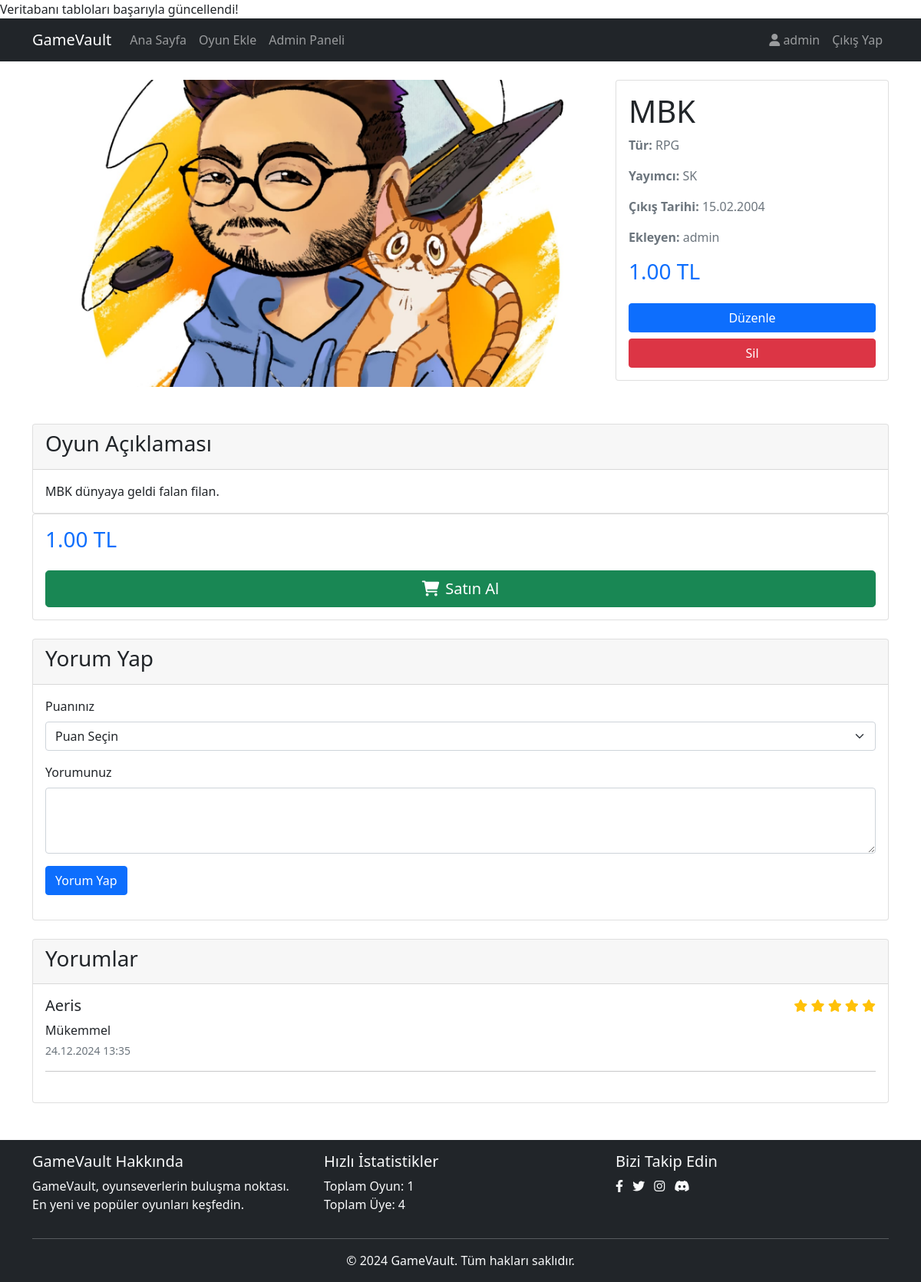
The page /game_details.php?id=1 (signed in) on the database its author committed.
### tables this page shows
CREATE TABLE "games" (
                id INTEGER PRIMARY KEY AUTOINCREMENT,
                name TEXT NOT NULL,
                genre TEXT NOT NULL,
                description TEXT,
                price REAL NOT NULL,
                image_url TEXT,
                publisher TEXT NOT NULL,
                release_date DATE,
                added_by INTEGER,
                FOREIGN KEY (added_by) REFERENCES users(id)
            );

CREATE TABLE users (
            id INTEGER PRIMARY KEY AUTOINCREMENT,
            username TEXT UNIQUE NOT NULL,
            email TEXT UNIQUE NOT NULL,
            password TEXT NOT NULL,
            is_admin INTEGER DEFAULT 0
        );

CREATE TABLE comments (
                id INTEGER PRIMARY KEY AUTOINCREMENT,
                game_id INTEGER NOT NULL,
                user_id INTEGER NOT NULL,
                comment TEXT NOT NULL,
                rating INTEGER CHECK(rating BETWEEN 1 AND 5),
                created_at DATETIME DEFAULT CURRENT_TIMESTAMP,
                FOREIGN KEY (game_id) REFERENCES games(id) ON DELETE CASCADE,
                FOREIGN KEY (user_id) REFERENCES users(id) ON DELETE CASCADE
            );

### game_details.php (the view, shortened to what this page needs)
<?php
$db = Database::getInstance()->getConnection();
$game = null;
$game_id = (int)$_GET['id'];
try {
    $stmt = $db->prepare("
        SELECT g.*, u.username as publisher_name
        FROM games g
        LEFT JOIN users u ON g.added_by = u.id
        WHERE g.id = ?
    ");
    $stmt->execute([$game_id]);
    $game = $stmt->fetch(PDO::FETCH_ASSOC);
} catch(PDOException $e) {
    $error = 'Oyun bilgileri yüklenirken bir hata oluştu.';
}
try {
    $stmt = $db->prepare("
        SELECT c.*, u.username
        FROM comments c
        JOIN users u ON c.user_id = u.id
        WHERE c.game_id = ?
        ORDER BY c.created_at DESC
    ");
    $stmt->execute([$game_id]);
    $comments = $stmt->fetchAll();
} catch(PDOException $e) {
    $error = 'Yorumlar yüklenirken bir hata oluştu.';
}
?>
<!DOCTYPE html>
<html lang="tr">
<head>
    <link href="https://cdn.jsdelivr.net/npm/bootstrap@5.1.3/dist/css/bootstrap.min.css" rel="stylesheet">
    <link href="https://cdnjs.cloudflare.com/ajax/libs/font-awesome/6.0.0/css/all.min.css" rel="stylesheet">
</head>
<body>
    <nav class="navbar navbar-expand-lg navbar-dark bg-dark">
        <div class="container">
            <a class="navbar-brand" href="index.php">GameVault</a>
            <div class="collapse navbar-collapse" id="navbarNav">
                <ul class="navbar-nav me-auto">
                    <li class="nav-item">
                        <a class="nav-link" href="index.php">Ana Sayfa</a>
                    </li>
                    <?php if (isset($_SESSION['is_admin']) && $_SESSION['is_admin'] == 1): ?>
                    <li class="nav-item">
                        <a class="nav-link" href="add_game.php">Oyun Ekle</a>
                    </li>
                    <li class="nav-item">
                        <a class="nav-link" href="admin_panel.php">Admin Paneli</a>
                    </li>
                    <?php endif; ?>
                </ul>
                <ul class="navbar-nav">
                    <li class="nav-item">
                        <a class="nav-link" href="profile.php">
                            <i class="fas fa-user"></i> <?php echo htmlspecialchars($_SESSION['username']); ?>
                        </a>
                    </li>
                    <li class="nav-item">
                        <a class="nav-link" href="logout.php">Çıkış Yap</a>
                    </li>
                </ul>
            </div>
        </div>
    </nav>
    <div class="container mt-4">
        <?php if ($game): ?>
        <div class="row">
            <div class="col-md-8">
                <?php if (!empty($game['image_url'])): ?>
                <img src="<?php echo htmlspecialchars($game['image_url']); ?>"
                     alt="<?php echo htmlspecialchars($game['name']); ?>"
                     class="game-image mb-4">
                <?php endif; ?>
            </div>
            <div class="col-md-4">
                <div class="card">
                    <div class="card-body">
                        <h1 class="card-title"><?php echo htmlspecialchars($game['name']); ?></h1>
                        <p class="text-muted">
                            <strong>Tür:</strong> <?php echo htmlspecialchars($game['genre']); ?>
                        </p>
                        <p class="text-muted">
                            <strong>Yayımcı:</strong> <?php echo htmlspecialchars($game['publisher']); ?>
                        </p>
                        <?php if ($game['release_date']): ?>
                        <p class="text-muted">
                            <strong>Çıkış Tarihi:</strong>
                            <?php echo date('d.m.Y', strtotime($game['release_date'])); ?>
                        </p>
                        <?php endif; ?>
                        <p class="text-muted">
                            <strong>Ekleyen:</strong>
                            <?php echo htmlspecialchars($game['publisher_name']); ?>
                        </p>
                        <h3 class="text-primary mb-4"><?php echo number_format($game['price'], 2); ?> TL</h3>
                        <?php if (isset($_SESSION['is_admin']) && $_SESSION['is_admin'] == 1): ?>
                        <div class="d-grid gap-2">
                            <a href="edit_game.php?id=<?php echo $game['id']; ?>"
                               class="btn btn-primary">Düzenle</a>
                            <a href="delete_game.php?id=<?php echo $game['id']; ?>"
                               class="btn btn-danger"
                               onclick="return confirm('Bu oyunu silmek istediğinizden emin misiniz?')">Sil</a>
                        </div>
                        <?php endif; ?>
                    </div>
                </div>
            </div>
        </div>
        <div class="row mt-4">
            <div class="col-12">
                <div class="card">
                    <div class="card-header">
                        <h3>Oyun Açıklaması</h3>
                    </div>
                    <div class="card-body">
                        <p class="card-text"><?php echo nl2br(htmlspecialchars($game['description'])); ?></p>
                    </div>
                </div>
            </div>
        </div>
        <div class="card mb-4">
            <div class="card-body">
                <h3 class="text-primary mb-4"><?php echo number_format($game['price'], 2); ?> TL</h3>
                <div class="d-grid gap-2">
                    <a href="https://store.steampowered.com/search/?term=<?php echo urlencode($game['name']); ?>"
                       target="_blank" class="btn btn-success btn-lg">
                        <i class="fas fa-shopping-cart me-2"></i>Satın Al
                    </a>
                </div>
            </div>
        </div>
        <div class="card mt-4">
            <div class="card-header">
                <h3>Yorum Yap</h3>
            </div>
            <div class="card-body">
                <form method="POST" action="">
                    <div class="mb-3">
                        <label for="rating" class="form-label">Puanınız</label>
                        <select class="form-select" id="rating" name="rating" required>
                            <option value="">Puan Seçin</option>
                        </select>
                    </div>
                    <div class="mb-3">
                        <label for="comment" class="form-label">Yorumunuz</label>
                        <textarea class="form-control" id="comment" name="comment" rows="3" required></textarea>
                    </div>
                    <button type="submit" class="btn btn-primary">Yorum Yap</button>
                </form>
            </div>
        </div>
        <div class="card mt-4">
            <div class="card-header">
                <h3>Yorumlar</h3>
            </div>
            <div class="card-body">
                <?php foreach ($comments as $comment): ?>
                <div class="comment mb-4">
                    <div class="d-flex justify-content-between align-items-center mb-2">
                        <h5 class="mb-0"><?php echo htmlspecialchars($comment['username']); ?></h5>
                        <div class="rating text-warning">
                            <?php for($i = 0; $i < $comment['rating']; $i++): ?>
                                <i class="fas fa-star"></i>
                            <?php endfor; ?>
                        </div>
                    </div>
                    <p class="mb-1"><?php echo nl2br(htmlspecialchars($comment['comment'])); ?></p>
                    <small class="text-muted">
                        <?php echo date('d.m.Y H:i', strtotime($comment['created_at'])); ?>
                    </small>
                    <hr>
                </div>
                <?php endforeach; ?>
            </div>
        </div>
        <?php endif; ?>
    </div>
    <?php include 'includes/footer.php'; ?>
</body>
</html>

### includes/footer.php (shortened to what this page needs)
<?php
$db = Database::getInstance()->getConnection();
try {
    $total_games = $db->query("SELECT COUNT(*) FROM games")->fetchColumn();
    $total_users = $db->query("SELECT COUNT(*) FROM users")->fetchColumn();
} catch(PDOException $e) {
    $total_games = 0;
    $total_users = 0;
}
?>
<footer class="footer mt-5 py-3 bg-dark text-light">
    <div class="container">
        <div class="row">
            <div class="col-md-4">
                <h5>GameVault Hakkında</h5>
                <p>GameVault, oyunseverlerin buluşma noktası. En yeni ve popüler oyunları keşfedin.</p>
            </div>
            <div class="col-md-4">
                <h5>Hızlı İstatistikler</h5>
                <ul class="list-unstyled">
                    <li>Toplam Oyun: <?php echo number_format($total_games); ?></li>
                    <li>Toplam Üye: <?php echo number_format($total_users); ?></li>
                </ul>
            </div>
            <div class="col-md-4">
                <h5>Bizi Takip Edin</h5>
                <div class="social-links">
                    <a href="#" class="text-light me-2"><i class="fab fa-facebook-f"></i></a>
                    <a href="#" class="text-light me-2"><i class="fab fa-twitter"></i></a>
                    <a href="#" class="text-light me-2"><i class="fab fa-instagram"></i></a>
                    <a href="#" class="text-light"><i class="fab fa-discord"></i></a>
                </div>
            </div>
        </div>
        <hr class="mt-3">
        <div class="row">
            <div class="col-12 text-center">
                <p class="mb-0">&copy; <?php echo date('Y'); ?> GameVault. Tüm hakları saklıdır.</p>
            </div>
        </div>
    </div>
</footer>
</body>
</html>

### game_details.php (style rules this page uses)
.game-image { max-height: 400px; object-fit: cover; width: 100%; }

### rows shown on the page
games: image_url (picture), name "MBK", genre "RPG", publisher "SK", release_date "15.02.2004", added_by.username "admin", price "1.00", description "MBK dünyaya geldi falan filan."
comments: user.username "Aeris", rating 5 (drawn), comment "Mükemmel", created_at "24.12.2024 13:35"

### other values the page prints
$_SESSION['username'] "admin"
$total_games "1"
$total_users "4"
